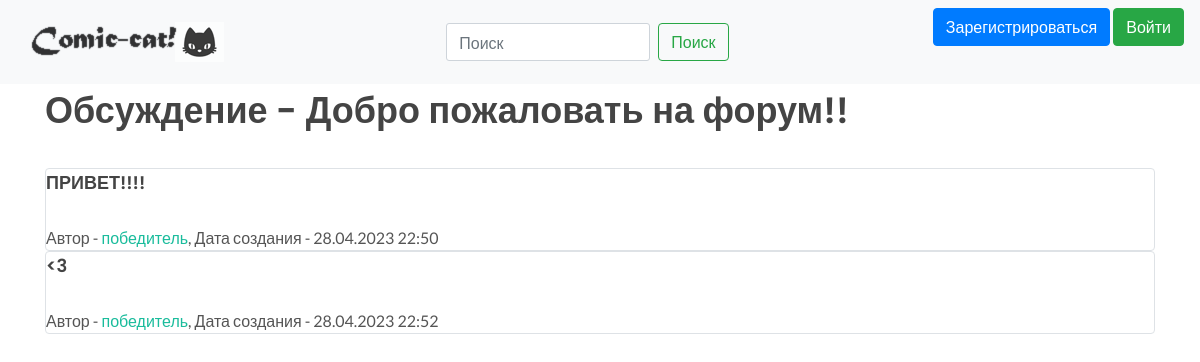
/discussions/1, run on the app's committed database.
### data/discussions.py (models this page shows)
class Discussions(SqlAlchemyBase, SerializerMixin):
    __tablename__ = 'discussions'
    id = sqlalchemy.Column(sqlalchemy.Integer,
                           primary_key=True, autoincrement=True)
    title = sqlalchemy.Column(sqlalchemy.String, nullable=True)
    content = sqlalchemy.Column(sqlalchemy.String, nullable=True)
    created_date = sqlalchemy.Column(sqlalchemy.DateTime,
                                     default=datetime.datetime.now)
    is_published = sqlalchemy.Column(sqlalchemy.Boolean, default=True)
    user_id = sqlalchemy.Column(sqlalchemy.Integer,
                                sqlalchemy.ForeignKey("users.id"))
    user = orm.relationship('User')
    posts = orm.relationship("Posts", back_populates='discussion')

### data/posts.py (models this page shows)
class Posts(SqlAlchemyBase, SerializerMixin):
    __tablename__ = 'posts'
    id = sqlalchemy.Column(sqlalchemy.Integer,
                           primary_key=True, autoincrement=True)
    content = sqlalchemy.Column(sqlalchemy.String, nullable=True)
    created_date = sqlalchemy.Column(sqlalchemy.DateTime,
                                     default=datetime.datetime.now)
    user_id = sqlalchemy.Column(sqlalchemy.Integer,
                                sqlalchemy.ForeignKey("users.id"))
    user = orm.relationship('User')
    discussion_id = sqlalchemy.Column(sqlalchemy.Integer,
                                      sqlalchemy.ForeignKey("discussions.id"))
    discussion = orm.relationship('Discussions')

### data/users.py (models this page shows, shortened)
class User(SqlAlchemyBase, UserMixin, SerializerMixin):
    __tablename__ = 'users'
    id = sqlalchemy.Column(sqlalchemy.Integer,
                           primary_key=True, autoincrement=True)
    name = sqlalchemy.Column(sqlalchemy.String, nullable=True)
    about = sqlalchemy.Column(sqlalchemy.String, nullable=True)
    email = sqlalchemy.Column(sqlalchemy.String,
                              index=True, unique=True, nullable=True)
    hashed_password = sqlalchemy.Column(sqlalchemy.String, nullable=True)
    created_date = sqlalchemy.Column(sqlalchemy.DateTime,
                                     default=datetime.datetime.now)
    comics = orm.relationship("Comics", back_populates='user')
    discussions = orm.relationship("Discussions", back_populates='user')
    posts = orm.relationship("Posts", back_populates='user')
    reviews = orm.relationship("Reviews", back_populates='user')

### main.py (the view, shortened to what this page needs)
@app.route('/discussions/<int:id>', methods=['GET', 'POST'])
def discussion(id):
    db_sess = db_session.create_session()
    disc = db_sess.query(Discussions).filter(Discussions.id == id)[0]
    posts = db_sess.query(Posts).filter(Posts.discussion_id == id)
    leng = len([i for i in posts])
    return render_template("discussion.html", posts=posts, disc=disc, leng=leng)

### data/db_session.py (called while the page is built)
def create_session() -> Session:
    global __factory
    return __factory()

### templates/discussion.html (shortened to what this page needs)
{% extends "base.html" %}
{% block content %}
<h1>Обсуждение - {{disc.title}}</h1>
{% if leng > 0 %}
    {% for item in posts%}
    <div class="col-md6 border rounded">
        <h4>{{item.content}}</h4>
        <div>
            Автор - <a href="/users/{{ item.user.id }}"> {{item.user.name}}</a>, Дата создания - {{item.created_date.strftime('%d.%m.%Y %H:%M')}}
        </div>
    </div>
    {% endfor %}
{% else %}
    <div>
        <h3>В этом обсуждении пока нет постов</h3>
    </div>
{% endif %}
{% endblock %}

### data on the page
Discussions: title "Добро пожаловать на форум!!"
Posts: content "ПРИВЕТ!!!!", user.name "победитель", created_date "28.04.2023 22:50"
Posts: content "<3", user.name "победитель", created_date "28.04.2023 22:52"
